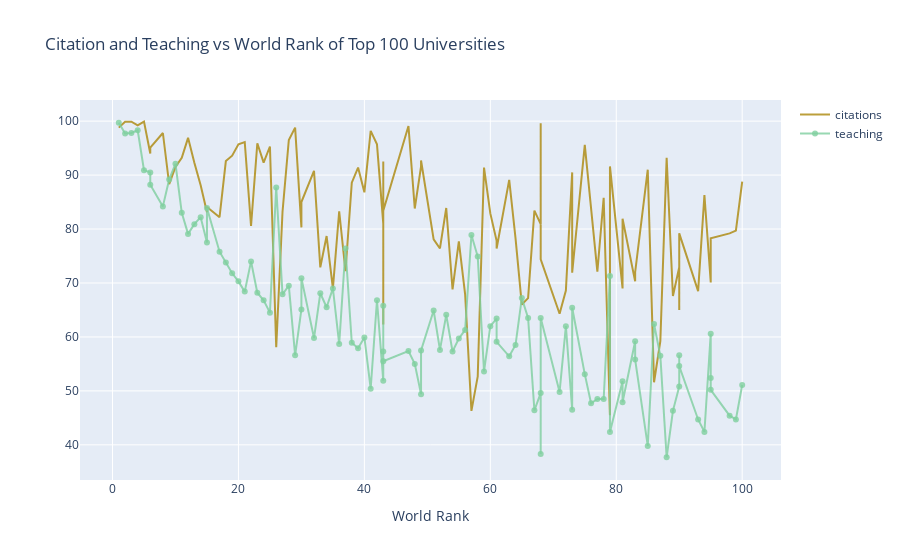

Notebook code for this chart:
### Markdown cell above
## Line Chart
Let's plot `Citation` and `Teaching` vs `World Rank` of Top 100 Universities

### Code cell
# Run configure_plotly_browser_state() if you are in Google colab
configure_plotly_browser_state()

# get the top 100 universities
df = uni.iloc[:100,:]

# import graph objects as "go"
import plotly.graph_objs as go

# Creating trace1
trace1 = go.Scatter(
                    x = df.world_rank,
                    y = df.citations,
                    mode = "lines",
                    name = "citations",
                    marker = dict(color = 'rgba(172, 135, 11, 0.8)'),
                    text= df.university_name)
# Creating trace2
trace2 = go.Scatter(
                    x = df.world_rank,
                    y = df.teaching,
                    mode = "lines+markers",
                    name = "teaching",
                    marker = dict(color = 'rgba(127, 207, 159, 0.8)'),
                    text= df.university_name)
data = [trace1, trace2]
layout = dict(title = 'Citation and Teaching vs World Rank of Top 100 Universities',
              xaxis= dict(title= 'World Rank',ticklen= 5,zeroline= False)
             )
fig = dict(data = data, layout = layout)
iplot(fig)

### Figure 1 — Plotly figure (JSON) as saved in the notebook; plotly's stock layout.template omitted (floating-point values rounded to 4 significant figures)
{"data": [{"marker": {"color": "rgba(172, 135, 11, 0.8)"}, "mode": "lines", "name": "citations", "text": ["Harvard University", "California Institute of Technology", "Massachusetts Institute of Technology", "Stanford University", "Princeton University", "University of Cambridge", "University of Oxford", "University of California, Berkeley", "Imperial College London", "Yale University", "University of California, Los Angeles", "University of Chicago", "Johns Hopkins University", "Cornell University", "ETH Zurich – Swiss Federal Institute of Technology Zurich", "University of Michigan", "University of Toronto", "Columbia University", "University of Pennsylvania", "Carnegie Mellon University", "University of Hong Kong", "University College London", "University of Washington", "Duke University", "Northwestern University", "University of Tokyo", "Georgia Institute of Technology", "Pohang University of Science and Technology", "University of California, Santa Barbara", "University of British Columbia", "University of North Carolina at Chapel Hill", "University of California, San Diego", "University of Illinois at Urbana-Champaign", "National University of Singapore", "McGill University", "University of Melbourne", "Peking University", "Washington University in St Louis", "École Polytechnique", "University of Edinburgh", "Hong Kong University of Science and Technology", "École Normale Supérieure", "Australian National University", "Karolinska Institute", "University of Göttingen", "University of Wisconsin", "Rice University", "École Polytechnique Fédérale de Lausanne", "University of California, Irvine", "University of Science and Technology of China", "Vanderbilt University", "University of Minnesota", "Tufts University", "University of California, Davis", "Brown University", "University of Massachusetts", "Kyoto University", "Tsinghua University", "Boston University", "New York University", "Emory University", "LMU Munich", "University of Notre Dame", "University of Pittsburgh", "Case Western Reserve University", "Ohio State University", "University of Colorado Boulder", "University of Bristol", "University of California, Santa Cruz", "Yeshiva University", "University of Sydney", "University of Virginia", "University of Adelaide", "University of Southern California", "William & Mary", "Trinity College Dublin", "King’s College London", "Stony Brook University", "Korea Advanced Institute of Science and Technology (KAIST)", "University of Sussex", "The University of Queensland", "University of York", "Heidelberg University", "University of Utah", "Durham University", "London School of Economics and Political Science", "University of Manchester", "Royal Holloway, University of London", "Lund University", "University of Southampton", "University of Zurich", "Wake Forest University", "McMaster University", "University College Dublin", "George Washington University", "University of Arizona", "University of Basel", "University of Maryland, College Park", "Dartmouth College", "École Normale Supérieure de Lyon"], "x": [1, 2, 3, 4, 5, 6, 6, 8, 9, 10, 11, 12, 13, 14, 15, 15, 17, 18, 19, 20, 21, 22, 23, 24, 25, 26, 27, 28, 29, 30, 30, 32, 33, 34, 35, 36, 37, 38, 39, 40, 41, 42, 43, 43, 43, 43, 47, 48, 49, 49, 51, 52, 53, 54, 55, 56, 57, 58, 59, 60, 61, 61, 63, 64, 65, 66, 67, 68, 68, 68, 71, 72, 73, 73, 75, 76, 77, 78, 79, 79, 81, 81, 83, 83, 85, 86, 87, 88, 89, 90, 90, 90, 93, 94, 95, 95, 95, 98, 99, 100], "y": [98.8, 99.9, 99.9, 99.2, 99.9, 94, 95.1, 97.8, 88.3, 91.5, 93.2, 96.9, 92.3, 88.1, 83.1, 84.1, 82.2, 92.6, 93.6, 95.7, 96.1, 80.6, 95.9, 92.3, 95.3, 58.1, 83.2, 96.5, 98.8, 80.3, 85, 90.8, 72.9, 78.7, 69, 83.3, 72.2, 88.6, 91.4, 86.8, 98.2, 95.7, 81, 62.3, 92.5, 83.4, 99.1, 83.8, 91.6, 92.7, 78.1, 76.4, 83.9, 68.8, 77.7, 67.9, 46.3, 52.7, 91.4, 82.9, 77.8, 76.4, 89.1, 78.3, 66, 67.2, 83.4, 80.9, 99.6, 74.4, 64.3, 68.6, 90.5, 71.9, 95.6, 84.4, 72.1, 85.8, 45.5, 91.6, 69, 81.9, 70.3, 72, 91, 51.6, 59.2, 93.2, 67.6, 72.9, 65, 79.2, 68.5, 86.3, 70.2, 70.1, 78.3, 79.2, 79.7, 88.8], "type": "scatter"}, {"marker": {"color": "rgba(127, 207, 159, 0.8)"}, "mode": "lines+markers", "name": "teaching", "text": ["Harvard University", "California Institute of Technology", "Massachusetts Institute of Technology", "Stanford University", "Princeton University", "University of Cambridge", "University of Oxford", "University of California, Berkeley", "Imperial College London", "Yale University", "University of California, Los Angeles", "University of Chicago", "Johns Hopkins University", "Cornell University", "ETH Zurich – Swiss Federal Institute of Technology Zurich", "University of Michigan", "University of Toronto", "Columbia University", "University of Pennsylvania", "Carnegie Mellon University", "University of Hong Kong", "University College London", "University of Washington", "Duke University", "Northwestern University", "University of Tokyo", "Georgia Institute of Technology", "Pohang University of Science and Technology", "University of California, Santa Barbara", "University of British Columbia", "University of North Carolina at Chapel Hill", "University of California, San Diego", "University of Illinois at Urbana-Champaign", "National University of Singapore", "McGill University", "University of Melbourne", "Peking University", "Washington University in St Louis", "École Polytechnique", "University of Edinburgh", "Hong Kong University of Science and Technology", "École Normale Supérieure", "Australian National University", "Karolinska Institute", "University of Göttingen", "University of Wisconsin", "Rice University", "École Polytechnique Fédérale de Lausanne", "University of California, Irvine", "University of Science and Technology of China", "Vanderbilt University", "University of Minnesota", "Tufts University", "University of California, Davis", "Brown University", "University of Massachusetts", "Kyoto University", "Tsinghua University", "Boston University", "New York University", "Emory University", "LMU Munich", "University of Notre Dame", "University of Pittsburgh", "Case Western Reserve University", "Ohio State University", "University of Colorado Boulder", "University of Bristol", "University of California, Santa Cruz", "Yeshiva University", "University of Sydney", "University of Virginia", "University of Adelaide", "University of Southern California", "William & Mary", "Trinity College Dublin", "King’s College London", "Stony Brook University", "Korea Advanced Institute of Science and Technology (KAIST)", "University of Sussex", "The University of Queensland", "University of York", "Heidelberg University", "University of Utah", "Durham University", "London School of Economics and Political Science", "University of Manchester", "Royal Holloway, University of London", "Lund University", "University of Southampton", "University of Zurich", "Wake Forest University", "McMaster University", "University College Dublin", "George Washington University", "University of Arizona", "University of Basel", "University of Maryland, College Park", "Dartmouth College", "École Normale Supérieure de Lyon"], "x": [1, 2, 3, 4, 5, 6, 6, 8, 9, 10, 11, 12, 13, 14, 15, 15, 17, 18, 19, 20, 21, 22, 23, 24, 25, 26, 27, 28, 29, 30, 30, 32, 33, 34, 35, 36, 37, 38, 39, 40, 41, 42, 43, 43, 43, 43, 47, 48, 49, 49, 51, 52, 53, 54, 55, 56, 57, 58, 59, 60, 61, 61, 63, 64, 65, 66, 67, 68, 68, 68, 71, 72, 73, 73, 75, 76, 77, 78, 79, 79, 81, 81, 83, 83, 85, 86, 87, 88, 89, 90, 90, 90, 93, 94, 95, 95, 95, 98, 99, 100], "y": [99.7, 97.7, 97.8, 98.3, 90.9, 90.5, 88.2, 84.2, 89.2, 92.1, 83, 79.1, 80.9, 82.2, 77.5, 83.9, 75.8, 73.8, 71.8, 70.3, 68.4, 74, 68.2, 66.8, 64.5, 87.7, 67.9, 69.5, 56.6, 65.1, 70.9, 59.8, 68.1, 65.5, 69, 58.7, 76.4, 58.9, 57.9, 59.9, 50.4, 66.8, 51.9, 65.8, 57.3, 55.5, 57.4, 55, 49.4, 57.5, 64.9, 57.6, 64.1, 57.3, 59.7, 61.3, 78.9, 74.9, 53.6, 62, 63.4, 59.1, 56.4, 58.5, 67.2, 63.5, 46.4, 49.6, 38.3, 63.5, 49.8, 62, 46.5, 65.4, 53.1, 47.7, 48.5, 48.5, 71.3, 42.4, 51.8, 47.9, 59.2, 55.8, 39.8, 62.4, 56.5, 37.7, 46.3, 50.8, 56.6, 54.6, 44.7, 42.4, 60.6, 52.4, 50.2, 45.4, 44.7, 51.1], "type": "scatter"}], "layout": {"title": {"text": "Citation and Teaching vs World Rank of Top 100 Universities"}, "xaxis": {"ticklen": 5, "title": {"text": "World Rank"}, "zeroline": false}}}
